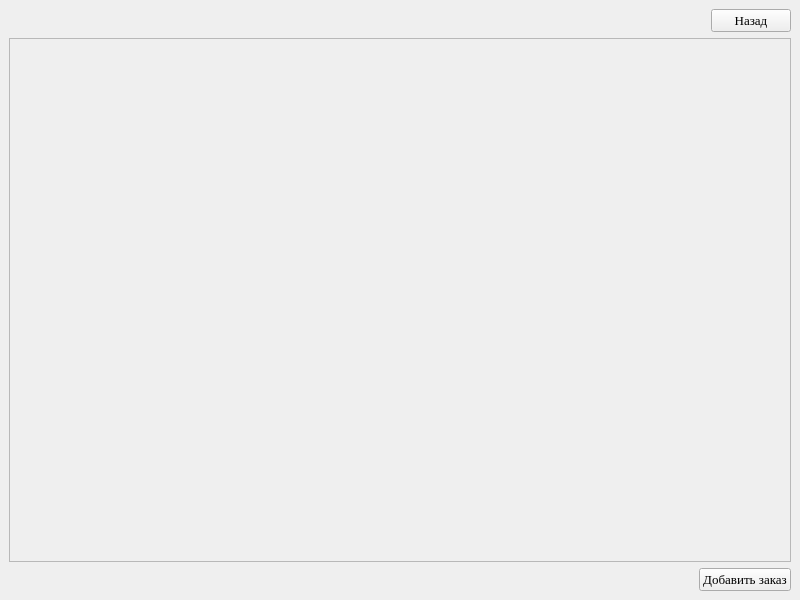
<?xml version="1.0" encoding="UTF-8"?>
<ui version="4.0">
 <class>MainWindow</class>
 <widget class="QMainWindow" name="MainWindow">
  <property name="geometry">
   <rect>
    <x>0</x>
    <y>0</y>
    <width>800</width>
    <height>600</height>
   </rect>
  </property>
  <property name="windowTitle">
   <string>Окно заказов</string>
  </property>
  <property name="windowIcon">
   <iconset>
    <normaloff>../images/Icon.png</normaloff>../images/Icon.png</iconset>
  </property>
  <widget class="QWidget" name="centralwidget">
   <layout class="QVBoxLayout" name="verticalLayout">
    <item>
     <layout class="QHBoxLayout" name="horizontalLayout_2">
      <item>
       <spacer name="horizontalSpacer_2">
        <property name="orientation">
         <enum>Qt::Horizontal</enum>
        </property>
        <property name="sizeHint" stdset="0">
         <size>
          <width>40</width>
          <height>20</height>
         </size>
        </property>
       </spacer>
      </item>
      <item>
       <widget class="QPushButton" name="pushButton_back">
        <property name="font">
         <font>
          <family>Times New Roman</family>
          <pointsize>10</pointsize>
         </font>
        </property>
        <property name="text">
         <string>Назад</string>
        </property>
       </widget>
      </item>
     </layout>
    </item>
    <item>
     <widget class="QScrollArea" name="scrollArea">
      <property name="widgetResizable">
       <bool>true</bool>
      </property>
      <widget class="QWidget" name="scrollAreaWidgetContents">
       <property name="geometry">
        <rect>
         <x>0</x>
         <y>0</y>
         <width>780</width>
         <height>518</height>
        </rect>
       </property>
       <layout class="QVBoxLayout" name="verticalLayout_4">
        <item>
         <layout class="QVBoxLayout" name="verticalLayout_order"/>
        </item>
       </layout>
      </widget>
     </widget>
    </item>
    <item>
     <layout class="QHBoxLayout" name="horizontalLayout">
      <item>
       <spacer name="horizontalSpacer">
        <property name="orientation">
         <enum>Qt::Horizontal</enum>
        </property>
        <property name="sizeHint" stdset="0">
         <size>
          <width>40</width>
          <height>20</height>
         </size>
        </property>
       </spacer>
      </item>
      <item>
       <widget class="QPushButton" name="pushButton_add">
        <property name="font">
         <font>
          <family>Times New Roman</family>
          <pointsize>10</pointsize>
         </font>
        </property>
        <property name="text">
         <string>Добавить заказ</string>
        </property>
       </widget>
      </item>
     </layout>
    </item>
   </layout>
  </widget>
 </widget>
 <resources/>
 <connections/>
</ui>
